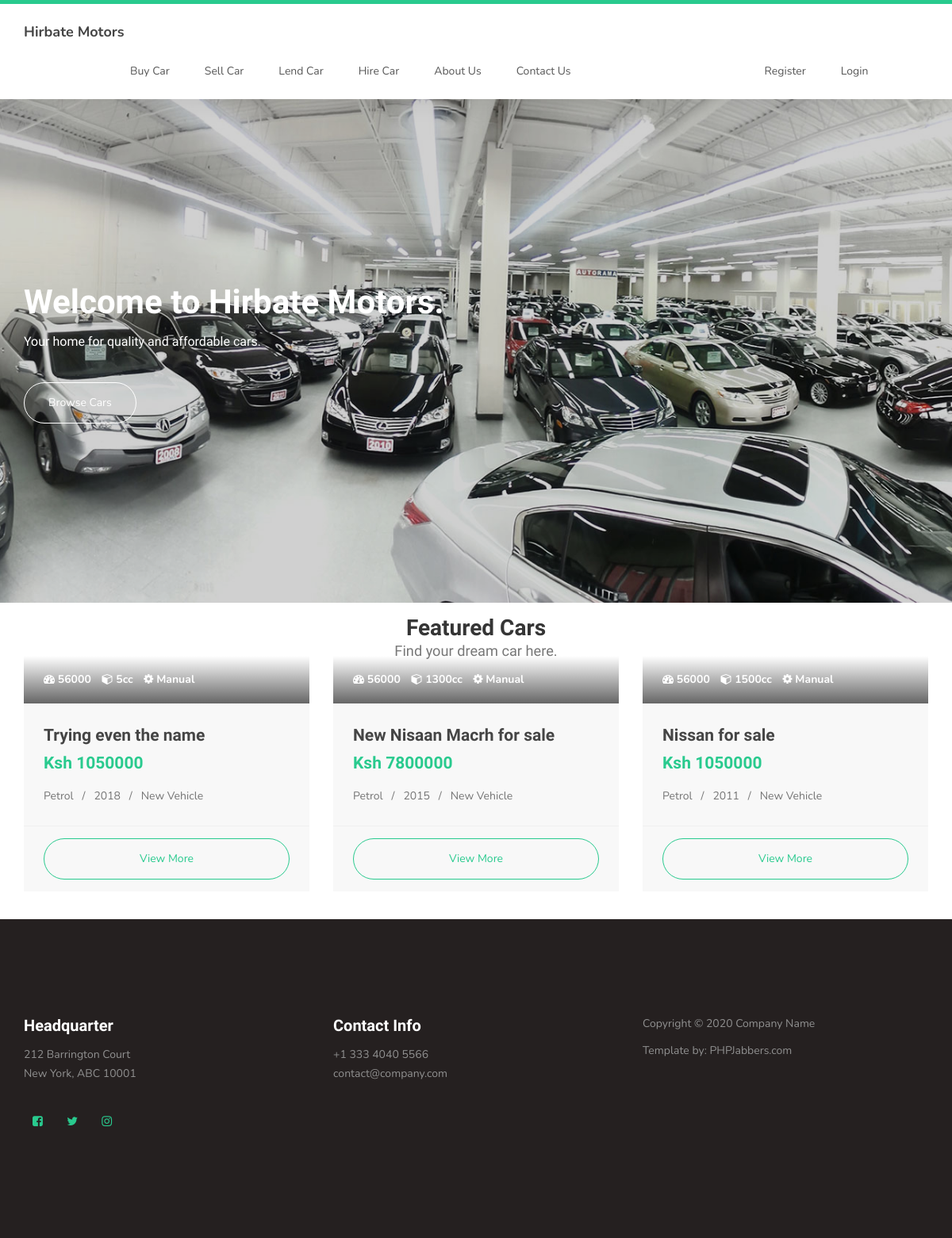
Page /home on the earlier database version.
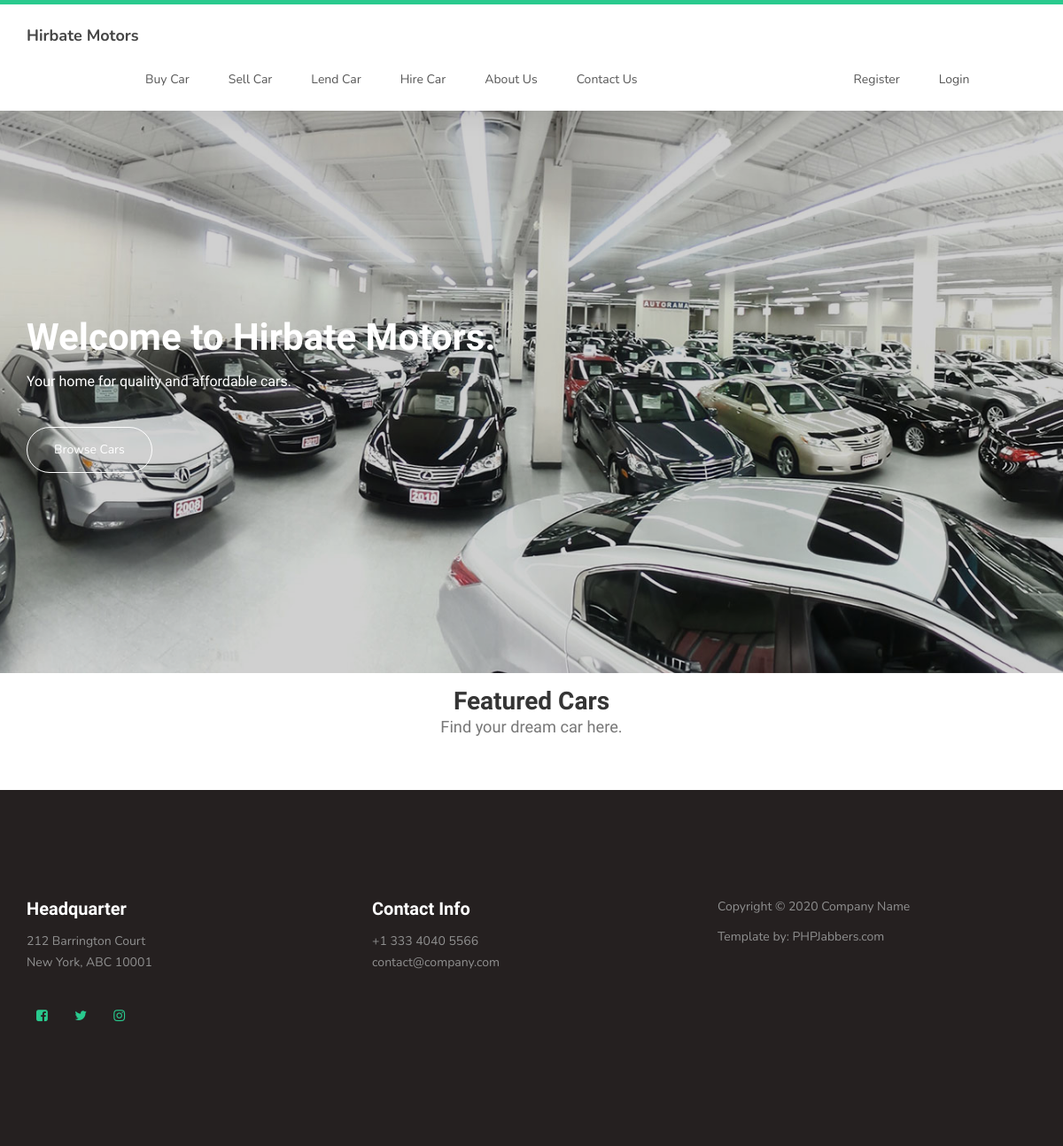
Same page on the later database version.
### car_dealer/models.py (models this page shows, shortened)
class Car(db.Model):
    id = db.Column(db.Integer, primary_key=True)
    condition = db.Column(db.String, nullable=False)
    make = db.Column(db.String(50), nullable=False)
    mileage = db.Column(db.Integer, nullable=False)
    price = db.Column(db.Integer, nullable=False)
    model = db.Column(db.String(50), nullable=False)
    fuel = db.Column(db.String, nullable=False)
    seats = db.Column(db.Integer, nullable=False)
    mfg_year = db.Column(db.Integer, nullable=False)
    engine_size = db.Column(db.Integer, nullable=False)
    description = db.Column(db.Text, nullable=False)
    photo = db.Column(db.String(60), nullable=False)
    is_approved = db.Column(db.Boolean, nullable=False, default=False)
    user_id = db.Column(db.Integer, db.ForeignKey('user.id'), nullable=False)

### car_dealer/routes.py (the view)
@app.route('/')
@app.route('/home', methods=['GET', 'POST'])
def home():
    cars = Car.query.all()
    return render_template('home.html', title='Home Page', cars=cars)

### car_dealer/templates/home.html (shortened to what this page needs)
{% extends 'layout.html' %}
{% block content %}
     <section id="home">
          <div class="row">
               <div class="owl-carousel owl-theme home-slider">
                    <div class="item item-first">
                         <div class="caption">
                              <div class="container">
                                   <div class="col-md-6 col-sm-12" style="filter: contrast(150%);">
                                        <h1>Welcome to Hirbate Motors.</h1>
                                        <h3>Your home for quality and affordable cars.</h3>
                                        <a href="{{ url_for('buy_car') }}" class="section-btn btn btn-default">Browse Cars</a>
                                   </div>
                              </div>
                         </div>
                    </div>
               </div>
          </div>
     </section>
     <main>
          <section>
               <div class="container">
                    <div class="row">
                         <div class="col-md-12 col-sm-12">
                              <div class="section-title text-center">
                                   <h2>Featured Cars <small>Find your dream car here.</small></h2>
                              </div>
                         </div>
                         {% for car in cars %}
                              {% if car.is_approved %}
                                   <div class="col-md-4 col-sm-4">
                                        <div class="courses-thumb courses-thumb-secondary">
                                             <div class="courses-top">
                                                  <div class="courses-date">
                                                       <span title="Author"><i class="fa fa-dashboard"></i> {{ car.mileage }}</span>
                                                       <span title="Author"><i class="fa fa-cube"></i> {{ car.engine_size}}cc</span>
                                                       <span title="Views"><i class="fa fa-cog"></i> Manual</span>
                                                  </div>
                                             </div>
                                             <div class="courses-detail">
                                                  <h3><a href="car-details.html">{{ car.description }}</a></h3>
                                                  <p class="lead"><strong>Ksh {{ car.price }}</strong></p>
                                                  <p>{{ car.fuel }} &nbsp;&nbsp;/&nbsp;&nbsp; {{ car.mfg_year }} &nbsp;&nbsp;/&nbsp;&nbsp; {{ car.condition }} Vehicle</p>
                                             </div>
                                             <div class="courses-info">
                                                  <a href="car-details.html" class="section-btn btn btn-primary btn-block">View More</a>
                                             </div>
                                        </div>
                                   </div>
                              {% endif %}
                         {% endfor %}
                    </div>
               </div>
          </section>
     </main>
     <footer id="footer">
          <div class="container">
               <div class="row">
                    <div class="col-md-4 col-sm-6">
                         <div class="footer-info">
                              <div class="section-title">
                                   <h2>Headquarter</h2>
                              </div>
                              <address>
                                   <p>212 Barrington Court <br>New York, ABC 10001</p>
                              </address>
                              <ul class="social-icon">
                                   <li><a href="#" class="fa fa-facebook-square" attr="facebook icon"></a></li>
                                   <li><a href="#" class="fa fa-twitter"></a></li>
                                   <li><a href="#" class="fa fa-instagram"></a></li>
                              </ul>
                         </div>
                    </div>
                    <div class="col-md-4 col-sm-6">
                         <div class="footer-info">
                              <div class="section-title">
                                   <h2>Contact Info</h2>
                              </div>
                              <address>
                                   <p>+1 333 4040 5566</p>
                                   <p><a href="mailto:contact@company.com">contact@company.com</a></p>
                              </address>
                         </div>
                    </div>
                    <div class="col-md-4 col-sm-12">
                         <div class="footer-info newsletter-form">
                              <div class="copyright-text">
                                   <p>Copyright &copy; 2020 Company Name</p>
                                   <p>Template by: <a href="https://www.phpjabbers.com/">PHPJabbers.com</a></p>
                              </div>
                         </div>
                    </div>
               </div>
          </div>
     </footer>
{% endblock content %}

### car_dealer/templates/layout.html (shortened to what this page needs)
<!DOCTYPE html>
<html lang="en">
<head>
     <link rel="stylesheet" href="../static/css/bootstrap.min.css">
     <link rel="stylesheet" href="../static/css/font-awesome.min.css">
     <link rel="stylesheet" href="../static/css/owl.carousel.css">
     <link rel="stylesheet" href="../static/css/owl.theme.default.min.css">
     <link rel="stylesheet" href="../static/css/style.css">
</head>
<body>
     <nav id="top" data-spy="scroll" data-target=".navbar-collapse" data-offset="50">
          <section class="navbar custom-navbar navbar-fixed-top" role="navigation">
               <div class="container">
                    <div class="navbar-header">
                         <a class="navbar-brand" href="{{ url_for ('home') }}"> Hirbate Motors</a>
                    </div>
                    <div class="collapse navbar-collapse">
                         <ul class="nav navbar-nav navbar-nav-first">
                              <li><a href="{{url_for('buy_car')}}">Buy Car</a></li>
                              <li><a href="{{ url_for ('sell_car') }}">Sell Car</a></li>
                              <li><a href="{{ url_for ('lend_car') }}">Lend Car</a></li>
                              <li><a href="{{ url_for ('hire_car') }}">Hire Car</a></li>
                              <li><a href="{{url_for ('about')}}">About Us</a></li>
                              <li><a href="{{ url_for ('contact_us') }}">Contact Us</a></li>
                              {% if current_user.is_authenticated %}
                                   <li><a class="ms-auto" style="margin-left: 200px;" href="{{ url_for ('logout') }}">Logout</a></li>
                                   {% if current_user.is_admin %}
                                        <li><a class="ms-auto" href="{{ url_for ('admin') }}">Admin</a></li>
                                   {% endif %}
                              {% else %}
                                   <li><a class="ms-auto" style="margin-left: 200px;" href="{{ url_for ('register') }}">Register</a></li>
                                   <li><a class="ms-auto" href="{{ url_for ('login') }}">Login</a></li>
                              {% endif %}
                         </ul>
                    </div>
               </div>
          </section>
     </nav>
     {% block content %}
     {% endblock content %}
</body>
</html>

### car_dealer/static/css/style.css (style rules this page uses)
body { background: #ffffff; font-family: 'Nunito', sans-serif; overflow-x: hidden; padding-top: 10px; }
h1,h2,h3,h4,h5,h6 { font-family: 'Muli', sans-serif; font-weight: bold; line-height: inherit; }
h1 { color: #252525; font-size: 3em; line-height: normal; }
h2 { color: #353535; font-size: 2em; padding-bottom: 10px; }
h3 { font-size: 1.5em; }
h3, h3 a { color: #454545; }
p { color: #757575; font-size: 14px; font-weight: normal; line-height: 24px; }
html { -webkit-font-smoothing: antialiased; }
a { color: #252525; -webkit-transition: 0.5s; transition: 0.5s; text-decoration: none !important; }
a, input, button, .form-control { -webkit-transition: 0.5s; transition: 0.5s; }
.section-title { padding-bottom: 40px; }
.section-title h2 { margin: 0; }
.section-title small { display: block; }
section { position: relative; padding: 5px 0; }
.section-btn { background: transparent; border-radius: 50px; border: 1px solid #ffffff; color: #ffffff; font-size: inherit; font-weight: normal; padding: 15px 30px; transition: 0.5s; }
.custom-navbar { background: #ffffff; border-top: 5px solid #29ca8e; border-bottom: 0; -webkit-box-shadow: 0 1px 30px rgba(0, 0, 0, 0.1); -moz-box-shadow: 0 1px 30px rgba(0, 0, 0, 0.1); box-shadow: 0 1px 30px rgba(0, 0, 0, 0.1); padding: 12px 0; margin-bottom: 0; padding: 0; }
.custom-navbar .navbar-brand { color: #454545; font-size: 18px; font-weight: bold; line-height: 40px; }
.custom-navbar .navbar-nav.navbar-nav-first { margin-left: 8em; }
.custom-navbar .nav li a { line-height: 40px; color: #575757; padding-right: 22px; padding-left: 22px; }
#home { padding: 0; }
#home h1 { color: #ffffff; }
#home h3 { color: #f9f9f9; font-size: 16px; font-weight: 300; margin: 0; padding: 5px 0 40px 0; }
@media (min-width: 768px) { .home-slider .col-md-6 { padding-left: 0; } }
.home-slider .caption { display: flex; justify-content: center; flex-direction: column; text-align: left; background-color: rgba(20,20,20,0.2); height: 100%; color: #fff; cursor: e-resize; }
.home-slider .item { background-repeat: no-repeat; background-attachment: local; background-size: cover; height: 650px; }
.home-slider .item-first { background-image: url(../images/slider-image-1-1920x700.jpg); background-position: center; }
footer { background: #252020; padding: 120px 0; }
footer .section-title { padding-bottom: 10px; }
footer h2 { font-size: 20px; }
footer a, footer p { color: #909090; }
footer address p { margin-bottom: 0; }
footer .social-icon { margin-top: 25px; }
.footer-info { margin-right: 2em; }
.footer-info h2 { color: #ffffff; padding: 0; }
.social-icon { position: relative; padding: 0; margin: 0; }
.social-icon li { display: inline-block; list-style: none; margin-bottom: 5px; }
.social-icon li a { border-radius: 100px; color: #29ca8e; font-size: 15px; width: 35px; height: 35px; line-height: 35px; text-decoration: none; text-align: center; transition: all 0.4s ease-in-out; position: relative; margin: 5px 5px 5px 0; }
section, .section-background .item, .section-background .courses-thumb, .section-background .team-thumb, main > section:nth-child(even) .item, main > section:nth-child(even) .courses-thumb, main > section:nth-child(even) .team-thumb, main > section { background: #fff; }
section .item, section .courses-thumb, section .team-thumb, .section-background, main > section .item, main > section .courses-thumb, main > section .team-thumb, main > section:nth-child(even) { background: #f8f8f8; }
.col-md-12 { margin-top: 0.7rem; margin-bottom: 0.7rem; }

Differences in the rows shown:
removed Car: mileage "56000", engine_size "5", description "Trying even the name", price "1050000", fuel "Petrol", mfg_year "2018", condition "New"
removed Car: mileage "56000", engine_size "1300", description "New Nisaan Macrh for sale", price "7800000", fuel "Petrol", mfg_year "2015", condition "New"
removed Car: mileage "56000", engine_size "1500", description "Nissan for sale", price "1050000", fuel "Petrol", mfg_year "2011", condition "New"
